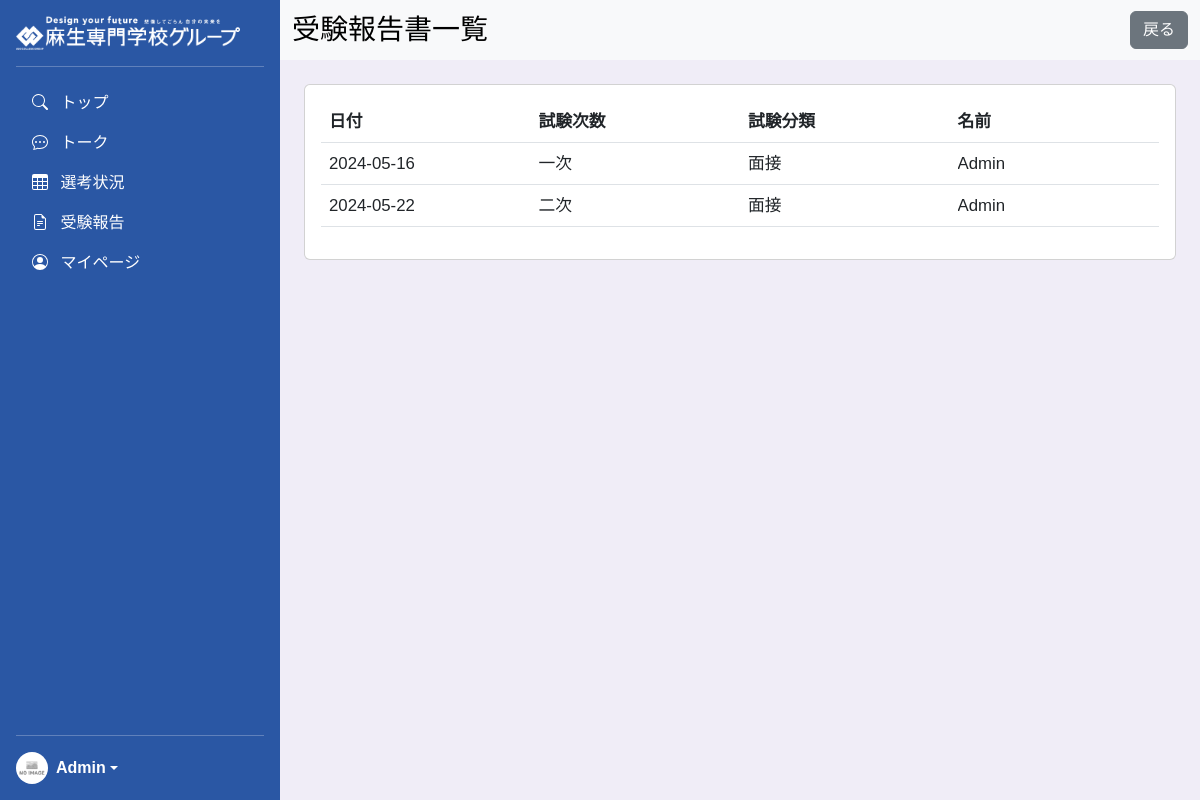
Page /PHP/report-list.php?company_id=2 (signed in) on the committed database.
### tables this page shows
CREATE TABLE Exam_Reports(
    report_id INT auto_increment,
    company_id INT NOT NULL,
    company_name VARCHAR(70) NOT NULL,
    company_location VARCHAR(70) NOT NULL,
    student_number CHAR(7) NOT NULL,
    school_name VARCHAR(30) NOT NULL,
    course_name VARCHAR(30) NOT NULL,
    exam_date DATE NOT NULL,
    application_method VARCHAR(30) NOT NULL,
    exam_type VARCHAR(30) NOT NULL,
    exam_step VARCHAR(30) NOT NULL,
    exam_content VARCHAR(400),
    impression VARCHAR(400),
    remarks VARCHAR(400),
    PRIMARY KEY(report_id),
    FOREIGN KEY(company_id) REFERENCES Companies(company_id),
    FOREIGN KEY(student_number) REFERENCES Users(student_number)
);

CREATE TABLE Users(
    student_number CHAR(7),
    school_id CHAR(2) NOT NULL,
    course_id CHAR(5) NOT NULL,
    user_name VARCHAR(60) NOT NULL,
    password VARCHAR(255) NOT NULL,
    gender CHAR(1),
    address CHAR(5),
    birthday DATE,
    graduate_date DATE,
    job_hunt BOOLEAN,
    job_offer BOOLEAN,
    nickname VARCHAR(30),
    profile_img VARCHAR(100),
    my_comment VARCHAR(500),
    desire_state_prefecture CHAR(2),
    desire_state_industry CHAR(2),
    desire_state_jobtype CHAR(2),
    PRIMARY KEY(student_number),
    FOREIGN KEY(school_id) REFERENCES Schools(school_id),
    FOREIGN KEY(course_id) REFERENCES Courses(course_id),
    FOREIGN KEY(address) REFERENCES Prefectures(prefecture_id),
    FOREIGN KEY(desire_state_prefecture) REFERENCES Prefectures(prefecture_id),
    FOREIGN KEY(desire_state_industry) REFERENCES Industries(industry_id),
    FOREIGN KEY(desire_state_jobtype) REFERENCES JobTypes(job_id)
);

### PHP/report-list.php (the view, shortened to what this page needs)
<!doctype html>
<html lang="ja" data-bs-theme="auto">
<head>
    <link rel="stylesheet" href="../CSS/reset.css"/>
    <link href="https://cdn.jsdelivr.net/npm/bootstrap@5.3.0/dist/css/bootstrap.min.css" rel="stylesheet">
    <link href="../CSS/sidebars.css" rel="stylesheet">
    <?php require 'db-connect.php'; ?>
    <link href="../CSS/common.css" rel="stylesheet">
</head>
<body>
    <div class="wrapper">
      <?php require 'sidebars.php'; ?>
        <main class="container-fluid main-content" style="padding: 0;">
<nav class="navbar navbar-expand-lg navbar-light bg-light sticky-top">
  <div class="container-fluid">
    <div class="navbar-brand">
        <h3 class="mb-0 text-wrap">受験報告書一覧</h3>
    </div>
    <div class="ms-auto d-flex">
        <button class="btn btn-secondary text-nowrap" onclick="history.back()">戻る</button>
    </div>
  </div>
</nav>
<div class="px-4 py-4" style="min-height: calc(100% - 100px);">
<div class="card px-3 py-3" style="overflow: hidden;">
<?php
if(isset($_GET['company_id'])){
  $company_id=$_GET['company_id'];
  $reports = $pdo->prepare('SELECT A.report_id,A.exam_date,A.exam_step,A.exam_type,B.user_name FROM Exam_Reports AS A LEFT JOIN Users AS B ON A.student_number = B.student_number WHERE company_id = ?');
  $reports->execute([$company_id]);
  $reports = $reports->fetchAll();
  echo '<div>';
  echo '<table class="table table-hover report-table" style="width:100%;table-layout:fixed;">';
  echo '<thead>';
  echo '<tr>';
  echo '<th scope="col" class="txt-limit1" style="width:25%;">日付</th>';
  echo '<th scope="col" class="txt-limit1" style="width:25%;">試験次数</th>';
  echo '<th scope="col" class="txt-limit1" style="width:25%;">試験分類</th>';
  echo '<th scope="col" class="txt-limit1" style="width:25%;">名前</th>';
  echo '</tr>';
  echo '</thead>';
  echo '<tbody>';
  if(!empty($reports)){
    foreach($reports as $row){
      echo '<tr data-href="report-show.php?report_id=',$row['report_id'],'">';
      echo '<td scope="col" style="width:25%;"><div class="txt-limit1">',$row['exam_date'],'</div></td>';
      echo '<td style="width:25%;"><div class="txt-limit1">',$row['exam_step'],'</div></td>';
      echo '<td style="width:25%;"><div class="txt-limit1">',$row['exam_type'],'</div></td>';
      echo '<td style="width:25%;"><div class="txt-limit1">',$row['user_name'],'</div></td>';
      echo '</tr>';
    }
  }else{
    echo '<tr><td colspan="4">該当企業の受験報告書はありません。</td></tr>';
  }
  echo '</tbody>';
  echo '</table>';
  echo '</div>';
}else{
  echo '<h3>該当する企業が見つかりませんでした。</h3>';
}
?>
</div>
</div>
        </main>
    </div>
</body>
</html>

### CSS/sidebars.css (style rules this page uses)
body { min-height: -webkit-fill-available; }
html { height: -webkit-fill-available; }
.wrapper { height: 100vh; width: 100vw; display: flex; flex-wrap: nowrap; overflow-x: hidden; overflow-y: hidden; }
.main-content { height: 100vh; height: -webkit-fill-available; flex-shrink: 1; overflow-y: auto; background-color: #f0edf7; }

### CSS/common.css (style rules this page uses)
body { font-family:Google Sans,arial,sans-serif-medium,sans-serif; }
.txt-limit1 { width: 100%; white-space: nowrap; overflow: hidden; text-overflow: ellipsis; }

### PHP/report-list.php (style rules this page uses)
.report-table { max-width: 100%; font-size: 3vw; }
@media (min-width: 768px) { .report-table { font-size: 1.4vw; } }

### rows in the picture
exam_reports: exam_date "2024-05-16", exam_step "一次", exam_type "面接", student_number.user_name "Admin"
exam_reports: exam_date "2024-05-22", exam_step "二次", exam_type "面接", student_number.user_name "Admin"

### other values in the picture
$_SESSION['user']['user_name'] "Admin"
